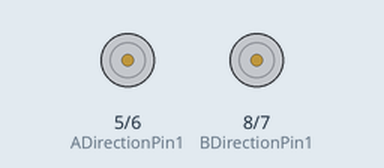
Bench run of a sketch on a simulated Arduino Uno, built with avr-gcc and run on an emulated ATmega328P. Shown: motor-driver pin pairs drawn as motors (green arrow = first pin HIGH = forward, orange = second pin HIGH = backward, longer = more drive, scaled by the enable pin).

Above: at 0.1 s.
At 2.1 s:
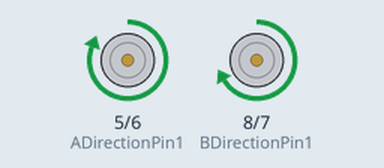
Timing chart, 0 to 3.6 s (numbered marks = the images above):
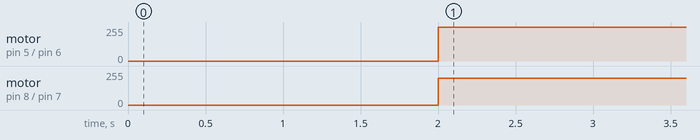

Measured:
- by itself, motor on pin 5 (ADirectionPin1) / pin 6 (ADirectionPin2): stopped → forward 255/255 at 2.0 s
- by itself, motor on pin 8 (BDirectionPin1) / pin 7 (BDirectionPin2): stopped → forward 200/255 at 2.0 s

The sketch:

rectangle.ino
```cpp
#define ADirectionPin1 5
#define ADirectionPin2 6
#define AEnablePin 4
#define BDirectionPin1 8
#define BDirectionPin2 7
#define BEnablePin 9

double BSpeed = 200;
double ASpeed = 255;

void setup()
{
  pinMode(ADirectionPin1, OUTPUT);
  pinMode(ADirectionPin2, OUTPUT);
  pinMode(AEnablePin, OUTPUT);
  pinMode(BDirectionPin1, OUTPUT);
  pinMode(BDirectionPin2, OUTPUT);
  pinMode(BEnablePin, OUTPUT);
  delay(2000);

}

void loop()
{


    goDistance(100,true);


}

void controlHBridge(bool turnOnSpotEnable, bool turnOnSpotDirection, bool forward, bool stop)
{
  digitalWrite(AEnablePin, LOW);
  digitalWrite(BEnablePin, LOW);
  analogWrite(BEnablePin, BSpeed);
  analogWrite(AEnablePin, ASpeed);


  // Set the direction pins based on the desired direction
  if (stop == true)
  {
    return;
  }
  else if (turnOnSpotEnable == true)
  {
    digitalWrite(ADirectionPin1, turnOnSpotDirection ? HIGH : LOW);
    digitalWrite(ADirectionPin2, turnOnSpotDirection ? LOW : HIGH);
    digitalWrite(BDirectionPin1, turnOnSpotDirection ? LOW : HIGH);
    digitalWrite(BDirectionPin2, turnOnSpotDirection ? HIGH : LOW);
  }
  else
  {
    digitalWrite(ADirectionPin1, forward ? HIGH : LOW);
    digitalWrite(ADirectionPin2, forward ? LOW : HIGH);
    digitalWrite(BDirectionPin1, forward ? HIGH : LOW);
    digitalWrite(BDirectionPin2, forward ? LOW : HIGH);
  }
  // Enable the H-bridge

  return;
}

void turn90degrees(bool counterClockwise)
{
  // perform a 90 degree turn
  controlHBridge(true, counterClockwise, false, false);
  delay(angleToDuration(90));
  controlHBridge(false, false, false, true);
}

void turnAngle(bool counterClockwise, double angle){
  // perform a n degree turn
  controlHBridge(true, counterClockwise, false, false);
  delay(angleToDuration(angle));
  controlHBridge(false, false, false, true);
}


void goDistance(double distance, bool direction)
{
  controlHBridge(false, false, direction, false);
  delay(cmToDuration(distance));
  controlHBridge(false, false, false, true);
}

double cmToDuration(double distance)
{
  return distance * 285.714;
}

double angleToDuration(double angle)
{
  return angle * (8300 / 360);
}
```
